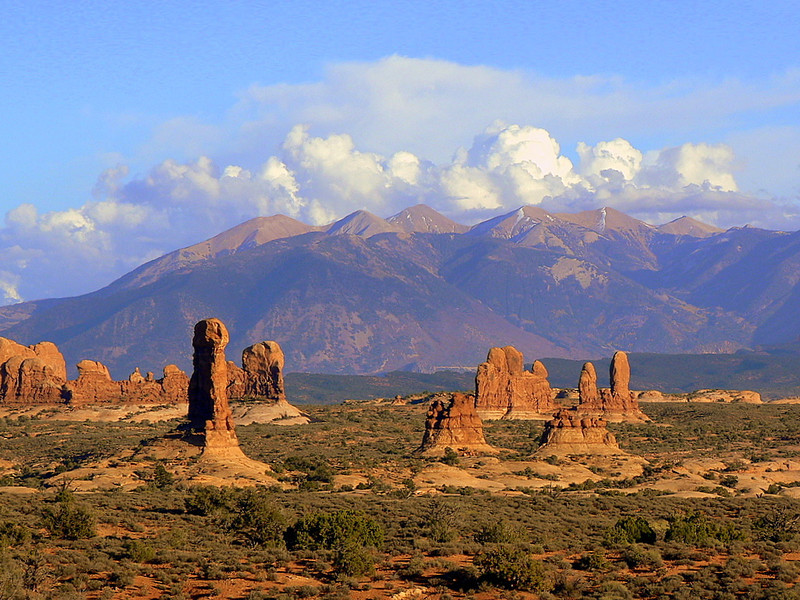
#> input picture resources/img/national_park.jpg, 800 x 600 px
$ python adding_bitwise.py
#> lines starting #> are read from the running program, lines starting #| are printed output that depends on the picture; after the words box and inside, x2 and y2 are one past the last pixel; in counts of white or black regions, pixels touching at a corner belong together; pictures that were not available may be replaced by others from this repository, and a replacement may not be noted
import cv2 as cv
import numpy as np

img1 = cv.imread('../../resources/img/national_park.jpg')
#> img1 is the input picture: shape (600, 800, 3); mean B, G, R 141.2, 129, 132.5
# img1 = cv2.imread('../../resources/img/taapsee_pannu.jpg')
img2 = cv.imread('../../resources/img/opencv-logo-small.png')
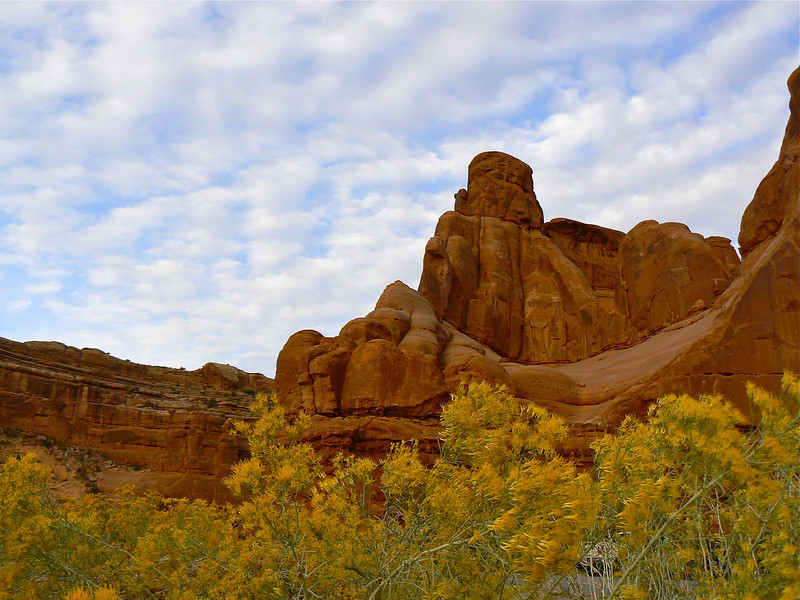
#> input picture resources/img/arches.jpg, 800 x 600 px, given in place of opencv-logo-small.png, which was not available
#> img2 is the input picture: shape (600, 800, 3); mean B, G, R 114.1, 137.5, 155.2

rows, cols, channels = img2.shape
#> rows = 600; cols = 800; channels = 3
roi = img1[0:rows, 0:cols]
# cv2.imshow("added_img3", roi)

# Now create a mask of logo and create its inverse mask also
img2gray = cv.cvtColor(img2, cv.COLOR_BGR2GRAY)
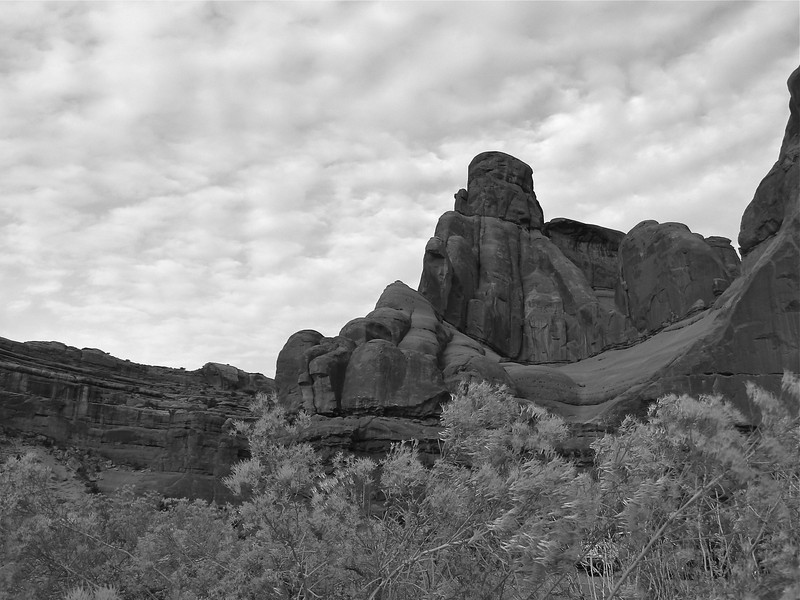
#> img2gray: shape (600, 800); min 0, max 255, mean 140.1
ret, mask = cv.threshold(img2gray, 10, 255, cv.THRESH_BINARY)
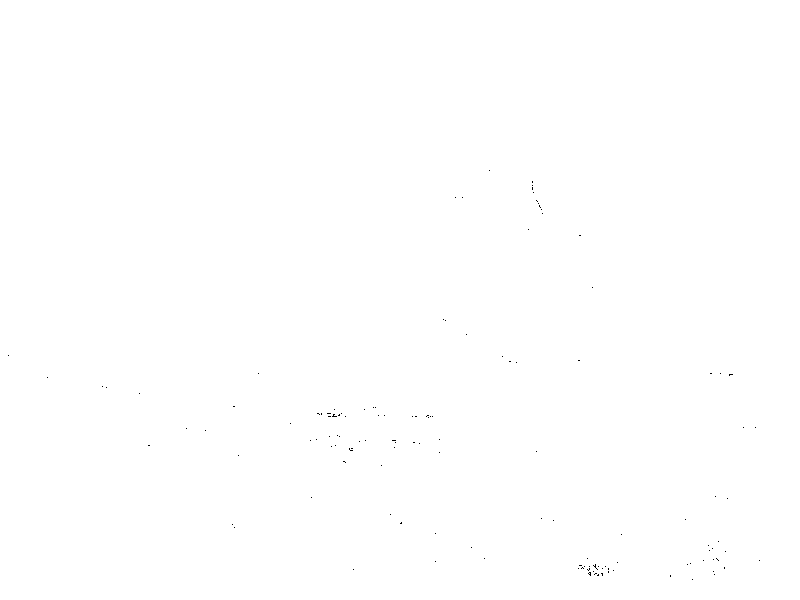
#> mask: shape (600, 800); 100% white; black in thin lines or dots, all inside (x1, y1, x2, y2) = (8, 170, 760, 580)
mask_inv = cv.bitwise_not(mask)

# Take only region of logo from logo image.
img2_fg = cv.bitwise_and(img2, img2, mask=mask)

# Now black-out the area of logo in ROI
img1_bg = cv.bitwise_and(roi, roi, mask=mask_inv)

# cv.imshow("mask", mask)
# cv.imshow("mask_inv", mask_inv)
# cv.imshow("img2_fg", img2_fg)
cv.imshow("img1_bg", img1_bg)


# Put logo in ROI and modify the main image
dst = cv.add(img1_bg, img2_fg)
img1[0:rows, 0:cols] = dst
cv.imshow('res', img1)
cv.waitKey(0)
cv.destroyAllWindows()

# [8 lines of commented-out code are left out]
